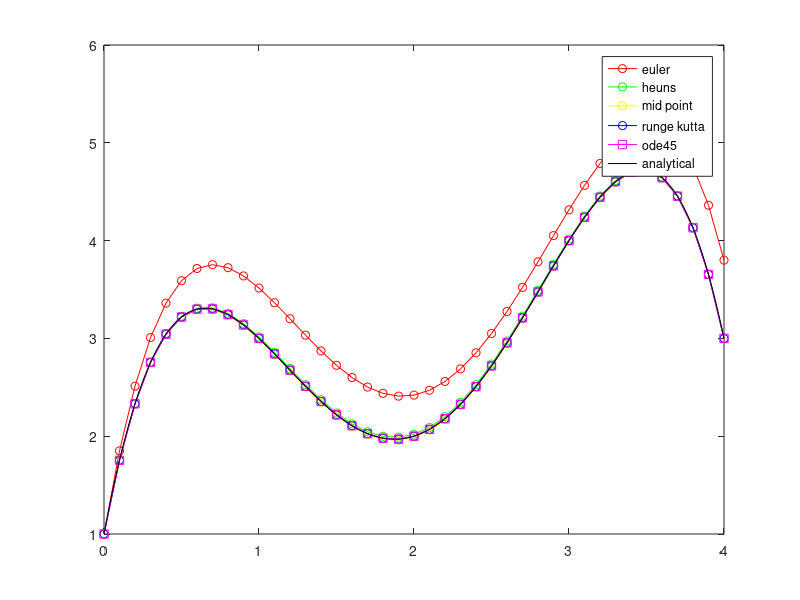

Reproduce this figure in MATLAB.
function simple_ode_example
f = @simple_function;
y0 = 1;
x = (0:0.1:4);
figure;
y = euler(f,x,y0);
plot(x,y,'-ro');
hold on;
y = heuns(f,x,y0);
plot(x,y,'-go');
hold on;
y = mid_point(f,x,y0);
plot(x,y,'-yo');
hold on;
y = runge_kutta(f,x,y0);
plot(x,y,'-bo');
hold on;
[x,y] = ode45(f,x,y0);
plot(x,y,'-ms');
hold on;
f=@(x) -x.^4/2+4*x.^3-10*x.^2+8.5*x+1;
fplot(f,[0 4],'-k');
legend('euler','heuns','mid point','runge kutta','ode45','analytical');
hold off;
return

function [y] = euler(f,x,y0) % slope evualted at xi
n = length(x);
y=zeros(1,n);
y(1) = y0;
for i=1:n-1
    xi=x(i);
    yi=y(i);
    h=x(i+1)-x(i);
    k1=f(xi,yi);
    y(i+1)=yi+h*k1;
end
return
 % heuns method
 % 
function [y] = heuns(f,x,y0)
n = length(x);
y=zeros(1,n);
y(1) = y0;
for i=1:n-1
    xi=x(i);
    yi=y(i);
    h=x(i+1)-x(i);
    k1=f(xi,yi);
    k2=f(xi+h,yi+k1*h); % slope evualted at xi+h, prediction
    y(i+1)=yi+h*(k1+k2)/2;% take the average of the slopes, correctness
end
return

function [y] = mid_point(f,x,y0)
n = length(x);
y=zeros(1,n);
y(1) = y0;
for i=1:n-1
    xi=x(i);
    yi=y(i);
    h=x(i+1)-x(i);
    k1=f(xi,yi);
    k2=f(xi+0.5*h,yi+0.5*k1*h);
    y(i+1)=yi+h*k2;
end
return

function [y] = runge_kutta(f,x,y0)
n = length(x);
y=zeros(1,n);
y(1) = y0;
for i=1:n-1
    h = x(i+1)-x(i);
    k1 = f(x(i),y(i));
    k2 = f(x(i)+0.5*h,y(i)+0.5*k1*h);
    k3 = f(x(i)+0.5*h,y(i)+0.5*k2*h);
    k4 = f(x(i)+h,y(i)+k3*h);
    y(i+1) = y(i) + h*(k1+2*k2+2*k3+k4)/6;
end
return



function [dydx] = simple_function(x,y)
dydx = -2*x^3+12*x^2-20*x+8.5;
return
